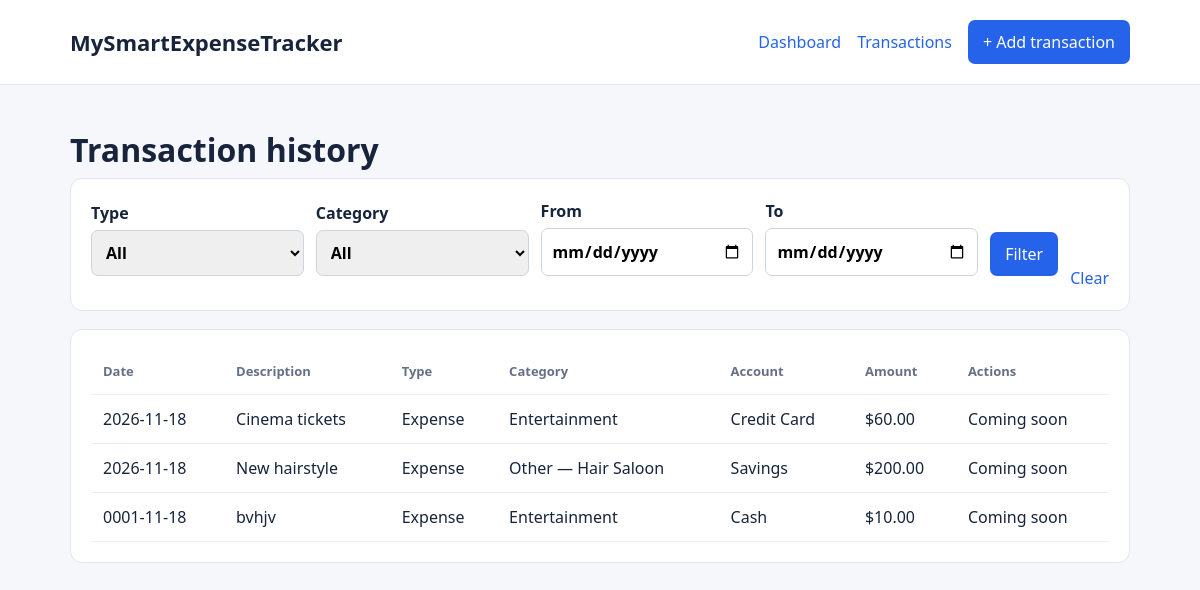
The app's page /transactions, older data.
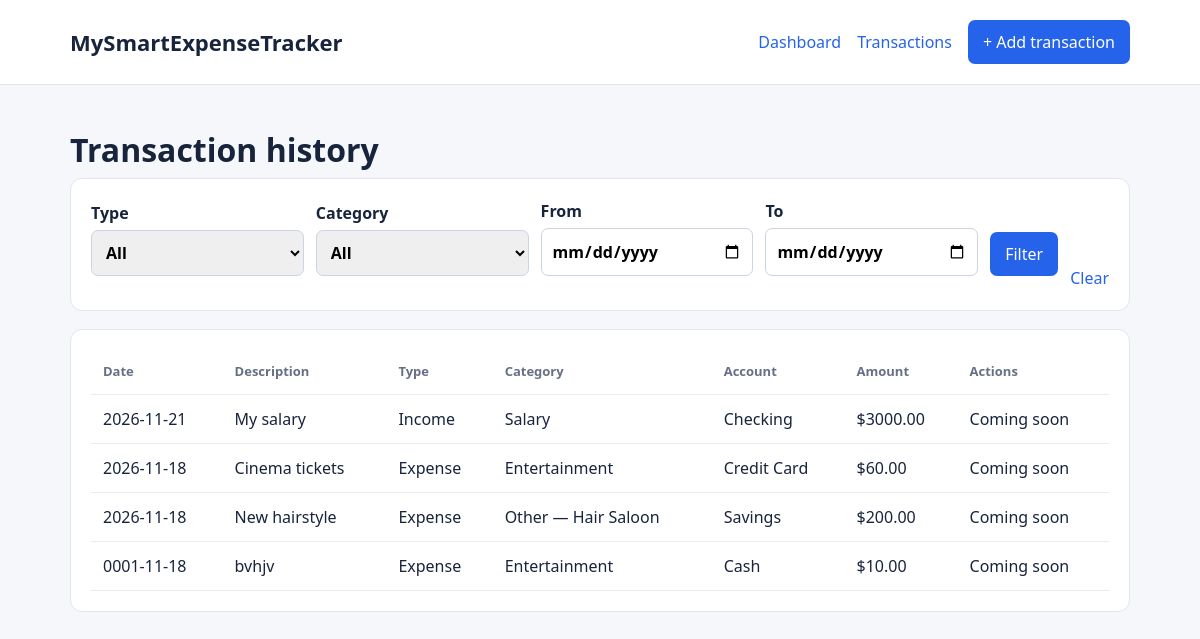
The same page, newer data.
### tables this page shows
CREATE TABLE transactions (
        transaction_id INTEGER PRIMARY KEY AUTOINCREMENT,
        transaction_date TEXT NOT NULL,
        description TEXT NOT NULL,
        amount REAL NOT NULL CHECK(amount > 0),
        transaction_type TEXT NOT NULL
            CHECK(transaction_type IN ('income', 'expense')),
        category_id INTEGER NOT NULL,
        account_id INTEGER NOT NULL, custom_category TEXT,

        FOREIGN KEY (category_id)
            REFERENCES categories(category_id),

        FOREIGN KEY (account_id)
            REFERENCES accounts(account_id)
    );

CREATE TABLE categories (
        category_id INTEGER PRIMARY KEY AUTOINCREMENT,
        category_name TEXT NOT NULL,
        category_type TEXT NOT NULL
            CHECK(category_type IN ('income', 'expense')),
        UNIQUE(category_name, category_type)
    );

CREATE TABLE accounts (
            account_id INTEGER PRIMARY KEY AUTOINCREMENT,
            account_name TEXT NOT NULL UNIQUE
        );

### app.py (the view)
@app.route("/transactions")
def transactions():
    conn = get_db_connection()
    categories = conn.execute(
        "SELECT * FROM categories ORDER BY category_name"
    ).fetchall()
    transactions_list = conn.execute("""
        SELECT
            t.transaction_id,
            t.transaction_date,
            t.description,
            t.amount,
            t.transaction_type,
            t.custom_category,
            c.category_name,
            c.category_type,
            a.account_name
        FROM transactions t
        JOIN categories c
            ON t.category_id = c.category_id
        JOIN accounts a
            ON t.account_id = a.account_id
        ORDER BY t.transaction_date DESC
    """).fetchall()
    conn.close()
    filters = {
        "transaction_type": request.args.get("transaction_type", ""),
        "category_id": request.args.get("category_id", ""),
        "start_date": request.args.get("start_date", ""),
        "end_date": request.args.get("end_date", "")
    }
    return render_template(
        "transactions.html",
        transactions=transactions_list,
        categories=categories,
        filters=filters
    )

### database.py (called while the page is built)
def get_db_connection():
    conn=sqlite3.connect(DB_PATH)
    conn.row_factory=sqlite3.Row
    conn.execute("PRAGMA foreign_keys =ON")
    return conn

### templates/transactions.html (shortened to what this page needs)
{% extends 'base.html' %}
{% block content %}
<h1>Transaction history</h1>
<article>
    <form method="GET" class="filters">
        <label>
            Type
            <select name="transaction_type">
                <option value="">All</option>
            </select>
        </label>
        <label>
            Category
            <select name="category_id">
                <option value="">All</option>
            </select>
        </label>
        <label>
            From
            <input type="date" name="start_date" value="{{ filters.start_date }}">
        </label>
        <label>
            To
            <input type="date" name="end_date" value="{{ filters.end_date }}">
        </label>
        <button type="submit">Filter</button>
        <a href="{{ url_for('transactions') }}">Clear</a>
    </form>
</article>
<article class="table-wrap">
    {% if transactions %}
    <table>
        <thead>
            <tr>
                <th>Date</th>
                <th>Description</th>
                <th>Type</th>
                <th>Category</th>
                <th>Account</th>
                <th>Amount</th>
                <th>Actions</th>
            </tr>
        </thead>
        <tbody>
            {% for t in transactions %}
            <tr>
                <td>{{ t.transaction_date }}</td>
                <td>{{ t.description }}</td>
                <td>{{ t.transaction_type|capitalize }}</td>
                <td>
                    {% if t.category_name == 'Other' and t.custom_category %}
                    Other — {{ t.custom_category }}
                    {% else %}
                    {{ t.category_name }}
                    {% endif %}
                </td>
                <td>{{ t.account_name }}</td>
                <td>
                    ${{ '%.2f'|format(t.amount) }}
                </td>
                <td>Coming soon</td>
            </tr>
            {% endfor %}
        </tbody>
    </table>
    {% else %}
    <p>No matching transactions.</p>
    {% endif %}
</article>
{% endblock %}

### templates/base.html (shortened to what this page needs)
<!doctype html>
<html lang="en">
<head>
  <link rel="stylesheet" href="{{ url_for('static', filename='style.css') }}">
</head>
<body>
  <header>
    <nav>
      <a class="brand" href="{{ url_for('home') }}">MySmartExpenseTracker</a>
      <div>
        <a href="{{ url_for('home') }}">Dashboard</a>
        <a href="{{ url_for('transactions') }}">Transactions</a>
        <a class="button" href="{{ url_for('add_transaction') }}">+ Add transaction</a>
      </div>
    </nav>
  </header>
  <main>
    {% block content %}{% endblock %}
  </main>
</body>
</html>

### static/style.css (style rules this page uses)
* { box-sizing:border-box }
body { margin:0;background:#f5f7fb;color:#17243b;font:16px/1.5 system-ui,Arial,sans-serif }
header { background:white;border-bottom:1px solid #e1e6ee }
nav,main { max-width:1100px;margin:auto;padding:20px }
nav { display:flex;justify-content:space-between;align-items:center;gap:16px }
nav div { display:flex;gap:16px;align-items:center;flex-wrap:wrap }
a { color:#2563eb;text-decoration:none }
.brand { font-size:22px;font-weight:800;color:#17243b }
h1 { margin-bottom:4px }
article { background:#fff;border:1px solid #e1e6ee;border-radius:12px;padding:20px;margin-bottom:18px;min-width:0 }
table { width:100%;border-collapse:collapse;text-align:left }
th,td { padding:12px;border-bottom:1px solid #e9edf3 }
th { color:#667085;font-size:13px }
label { display:block;font-weight:600;margin-bottom:14px }
input,select { display:block;width:100%;padding:10px;margin-top:5px;border:1px solid #cbd5e1;border-radius:7px;font:inherit }
button,.button { display:inline-block;background:#2563eb;color:white;border:0;border-radius:7px;padding:10px 15px;cursor:pointer;font:inherit }
.filters { display:flex;gap:12px;align-items:end;flex-wrap:wrap }
.filters label { flex:1;min-width:130px }
.filters button { margin-bottom:14px }
.table-wrap { overflow-x:auto }

Row changes from the older to the newer data that the page shows:
added transactions: transaction_date "2026-11-21", description "My salary", transaction_type "Income", category_name "Salary", account_name "Checking", amount "3000.00"
